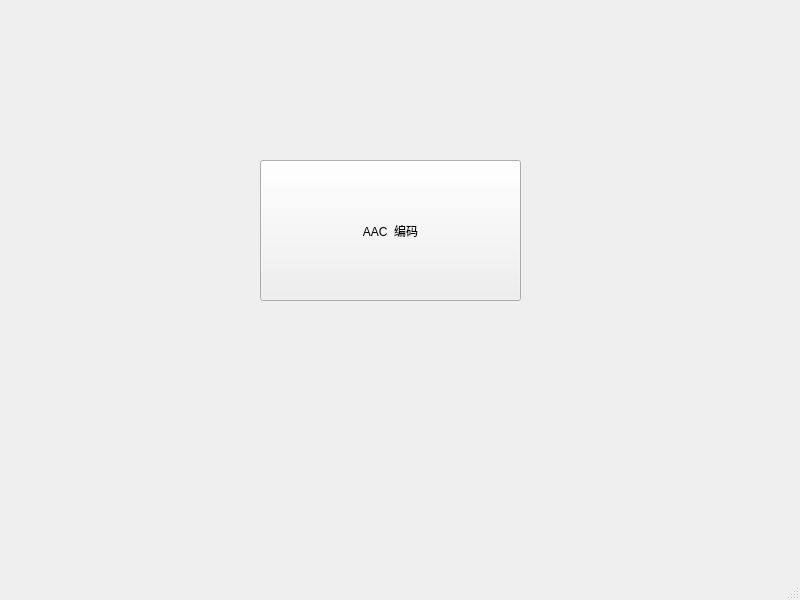
<?xml version="1.0" encoding="UTF-8"?>
<ui version="4.0">
 <class>MainWindow</class>
 <widget class="QMainWindow" name="MainWindow">
  <property name="geometry">
   <rect>
    <x>0</x>
    <y>0</y>
    <width>800</width>
    <height>600</height>
   </rect>
  </property>
  <property name="windowTitle">
   <string>MainWindow</string>
  </property>
  <widget class="QWidget" name="centralwidget">
   <widget class="QPushButton" name="aacEncodeBtn">
    <property name="geometry">
     <rect>
      <x>260</x>
      <y>160</y>
      <width>261</width>
      <height>141</height>
     </rect>
    </property>
    <property name="text">
     <string>AAC  编码</string>
    </property>
   </widget>
  </widget>
  <widget class="QMenuBar" name="menubar">
   <property name="geometry">
    <rect>
     <x>0</x>
     <y>0</y>
     <width>800</width>
     <height>24</height>
    </rect>
   </property>
  </widget>
  <widget class="QStatusBar" name="statusbar"/>
 </widget>
 <resources/>
 <connections/>
</ui>
